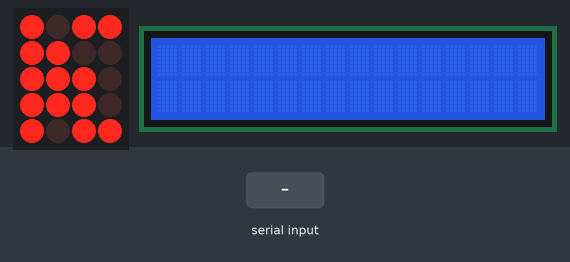
This sketch was run on a simulated Arduino Uno, built with avr-gcc and run on an emulated ATmega328P. On the bench: 4×5 LED matrix, 16×2 character LCD. Wiring (inferred from the names in the program): character LCD (HD44780): RS pin 9; E pin 7; data pin 6, pin 5, pin 4, pin 3; LED matrix (orientation assumed): rows A5, A0, pin 2, A2, pin 8; columns pin 12, pin 13, A3, A4. Inputs (shaded band) come from the test bench. The character LCD is taken to start in 4-bit mode; what the sketch prints to the serial monitor is not drawn.

Above: at 1.2 s.
1.3 s: "90,45\n" received over Serial
At 2.1 s:
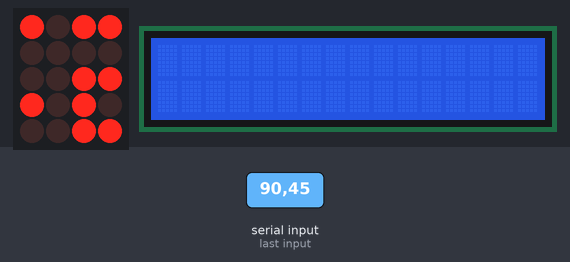
2.8 s: "8\n" received over Serial
At 3.8 s:
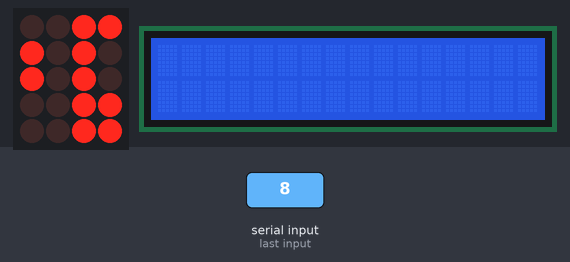
4.3 s: "30,150\n" received over Serial
At 4.9 s:
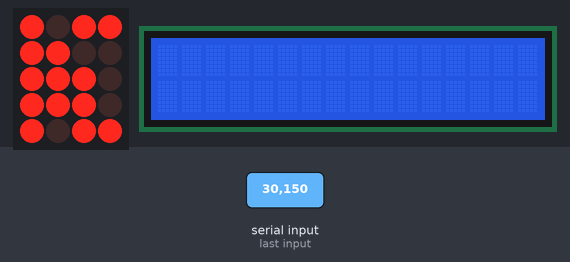
5.8 s: "5\n" received over Serial
At 7.0 s:
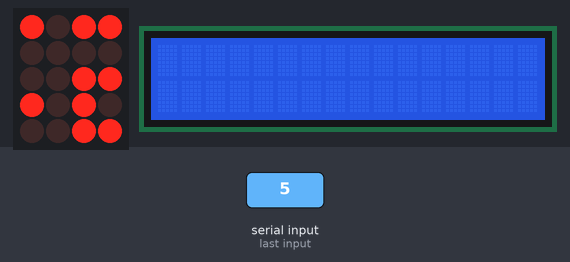
7.3 s: "90\n" received over Serial
At 8.4 s:
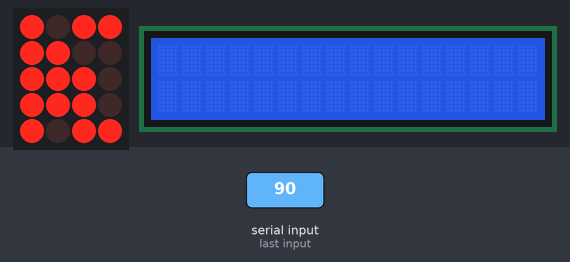
Timing chart, 0 to 9.8 s (numbered marks = the images above; inputs shaded):
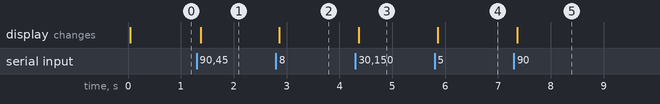

Measured:
- after the input at 1.3 s, the display: changes after 0.08 s (image 1)
- after the input at 2.8 s, the display: changes after 0.06 s (image 2)
- after the input at 4.3 s, the display: changes after 0.06 s (image 3)
- after the input at 5.8 s, the display: changes after 0.06 s (image 4)
- after the input at 7.3 s, the display: changes after 0.06 s (image 5)

The sketch:

20190603_2.ino
```cpp
int col[8] = {A1, 7, 6, A4, 4, A3, 12, 13};
int row[8] = {A5, A0, 2, A2, 9, 3, 8, 5};


int num = 8;

void setup() {
  for(int i = 0;i<num;i++){
    pinMode(col[i], OUTPUT);
    pinMode(row[i], OUTPUT);
  }
  Serial.begin(9600);

}

 byte row_arr[8][8] = {
      {0,1,1,1,1,1,1,1},
      {1,0,1,1,1,1,1,1},
      {1,1,0,1,1,1,1,1},
      {1,1,1,0,1,1,1,1},
      {1,1,1,1,0,1,1,1},
      {1,1,1,1,1,0,1,1},
      {1,1,1,1,1,1,0,1},
      {1,1,1,1,1,1,1,0}};

  byte pattern[8][8]={
    {1,1,0,0,1,1,0,0},
    {1,1,0,0,1,1,0,0},
    {0,0,1,1,0,0,1,1},
    {0,0,1,1,0,0,1,1},
    {1,1,0,0,1,1,0,0},
    {1,1,0,0,1,1,0,0},
    {0,0,1,1,0,0,1,1},
    {0,0,1,1,0,0,1,1} };
// Z
  byte pattern1[8][8]={
     {1,1,1,1,1,1,1,1},
    {0,0,0,0,0,1,1,0},
    {0,0,0,0,1,1,0,0},
    {0,0,0,1,1,0,0,0},
    {0,0,1,1,0,0,0,0},
    {0,1,1,0,0,0,0,0},
    {1,1,0,0,0,0,0,0},
    {1,1,1,1,1,1,1,1}
  };
// HEART
  byte heart[8][8] = {
    {0,0,0,0,0,0,0,0},
    {0,1,1,0,0,1,1,0},
    {1,1,1,1,1,1,1,1},
    {1,1,1,1,1,1,1,1},
    {0,1,1,1,1,1,1,0},
    {0,0,1,1,1,1,0,0},
    {0,0,0,1,1,0,0,0},
    {0,0,0,0,0,0,0,0}
  };

byte alpabet[36][8] = {
    {0x7c, 0xc6, 0xce, 0xde, 0xf6, 0xe6, 0x7c, 0x00},  // 0030 (zero)
    {0x30, 0x70, 0x30, 0x30, 0x30, 0x30, 0xfc, 0x00},  // 0031 (one)
    {0x78, 0xcc, 0x0c, 0x38, 0x60, 0xc4, 0xfc, 0x00},  // 0032 (two)
    {0x78, 0xcc, 0x0c, 0x38, 0x0c, 0xcc, 0x78, 0x00},  // 0033 (three)
    {0x1c, 0x3c, 0x6c, 0xcc, 0xfe, 0x0c, 0x1e, 0x00},  // 0034 (four)
    {0xfc, 0xc0, 0xf8, 0x0c, 0x0c, 0xcc, 0x78, 0x00},  // 0035 (five)
    {0x38, 0x60, 0xc0, 0xf8, 0xcc, 0xcc, 0x78, 0x00},  // 0036 (six)
    {0xfc, 0xcc, 0x0c, 0x18, 0x30, 0x30, 0x30, 0x00},  // 0037 (seven)
    {0x78, 0xcc, 0xcc, 0x78, 0xcc, 0xcc, 0x78, 0x00},  // 0038 (eight)
    {0x78, 0xcc, 0xcc, 0x7c, 0x0c, 0x18, 0x70, 0x00},  // 0039 (nine)

    { 0x0C, 0x1E, 0x33, 0x33, 0x3F, 0x33, 0x33, 0x00},   // U+0041 (A)
    { 0x3F, 0x66, 0x66, 0x3E, 0x66, 0x66, 0x3F, 0x00},   // U+0042 (B)
    { 0x3C, 0x66, 0x03, 0x03, 0x03, 0x66, 0x3C, 0x00},   // U+0043 (C)
    { 0x1F, 0x36, 0x66, 0x66, 0x66, 0x36, 0x1F, 0x00},   // U+0044 (D)
    { 0x7F, 0x46, 0x16, 0x1E, 0x16, 0x46, 0x7F, 0x00},   // U+0045 (E)
    { 0x7F, 0x46, 0x16, 0x1E, 0x16, 0x06, 0x0F, 0x00},   // U+0046 (F)
    { 0x3C, 0x66, 0x03, 0x03, 0x73, 0x66, 0x7C, 0x00},   // U+0047 (G)
    { 0x33, 0x33, 0x33, 0x3F, 0x33, 0x33, 0x33, 0x00},   // U+0048 (H)
    { 0x1E, 0x0C, 0x0C, 0x0C, 0x0C, 0x0C, 0x1E, 0x00},   // U+0049 (I)
    { 0x78, 0x30, 0x30, 0x30, 0x33, 0x33, 0x1E, 0x00},   // U+004A (J)
    { 0x67, 0x66, 0x36, 0x1E, 0x36, 0x66, 0x67, 0x00},   // U+004B (K)
    { 0x0F, 0x06, 0x06, 0x06, 0x46, 0x66, 0x7F, 0x00},   // U+004C (L)
    { 0x63, 0x77, 0x7F, 0x7F, 0x6B, 0x63, 0x63, 0x00},   // U+004D (M)
    { 0x63, 0x67, 0x6F, 0x7B, 0x73, 0x63, 0x63, 0x00},   // U+004E (N)
    { 0x1C, 0x36, 0x63, 0x63, 0x63, 0x36, 0x1C, 0x00},   // U+004F (O)
    { 0x3F, 0x66, 0x66, 0x3E, 0x06, 0x06, 0x0F, 0x00},   // U+0050 (P)
    { 0x1E, 0x33, 0x33, 0x33, 0x3B, 0x1E, 0x38, 0x00},   // U+0051 (Q)
    { 0x3F, 0x66, 0x66, 0x3E, 0x36, 0x66, 0x67, 0x00},   // U+0052 (R)
    { 0x1E, 0x33, 0x07, 0x0E, 0x38, 0x33, 0x1E, 0x00},   // U+0053 (S)
    { 0x3F, 0x2D, 0x0C, 0x0C, 0x0C, 0x0C, 0x1E, 0x00},   // U+0054 (T)
    { 0x33, 0x33, 0x33, 0x33, 0x33, 0x33, 0x3F, 0x00},   // U+0055 (U)
    { 0x33, 0x33, 0x33, 0x33, 0x33, 0x1E, 0x0C, 0x00},   // U+0056 (V)
    { 0x63, 0x63, 0x63, 0x6B, 0x7F, 0x77, 0x63, 0x00},   // U+0057 (W)
    { 0x63, 0x63, 0x36, 0x1C, 0x1C, 0x36, 0x63, 0x00},   // U+0058 (X)
    { 0x33, 0x33, 0x33, 0x1E, 0x0C, 0x0C, 0x1E, 0x00},   // U+0059 (Y)
    { 0x7F, 0x63, 0x31, 0x18, 0x4C, 0x66, 0x7F, 0x00},   // U+005A (Z)

};


//numbers
byte number[10][8] = {
    {0x7c, 0xc6, 0xce, 0xde, 0xf6, 0xe6, 0x7c, 0x00},  // 0030 (zero)
    {0x30, 0x70, 0x30, 0x30, 0x30, 0x30, 0xfc, 0x00},  // 0031 (one)
    {0x78, 0xcc, 0x0c, 0x38, 0x60, 0xc4, 0xfc, 0x00},  // 0032 (two)
    {0x78, 0xcc, 0x0c, 0x38, 0x0c, 0xcc, 0x78, 0x00},  // 0033 (three)
    {0x1c, 0x3c, 0x6c, 0xcc, 0xfe, 0x0c, 0x1e, 0x00},  // 0034 (four)
    {0xfc, 0xc0, 0xf8, 0x0c, 0x0c, 0xcc, 0x78, 0x00},  // 0035 (five)
    {0x38, 0x60, 0xc0, 0xf8, 0xcc, 0xcc, 0x78, 0x00},  // 0036 (six)
    {0xfc, 0xcc, 0x0c, 0x18, 0x30, 0x30, 0x30, 0x00},  // 0037 (seven)
    {0x78, 0xcc, 0xcc, 0x78, 0xcc, 0xcc, 0x78, 0x00},  // 0038 (eight)
    {0x78, 0xcc, 0xcc, 0x7c, 0x0c, 0x18, 0x70, 0x00}  // 0039 (nine)
};

int rn = 0;
int cn = 0;
int nums = 0;
int flag = 0;

void loop() {
  if(Serial.available()){
    byte val = Serial.read();
    Serial.println(val);
    // 현재 알파벳이 거꾸로 나오는 현상 때문에 조건을 줌.
    if( val >= '0' && val <= '9' ) {
      nums = val - '0';
    }
    else if(  val >= 'A' && val <= 'Z' ) {
      nums = val - 'A' + 10;
    }
  }

  for(int temp =0;temp<8; temp++){
    for(int rowNum = 0; rowNum <8; rowNum++){
      digitalWrite(row[rowNum], !row_arr[rn][rowNum]);
    }
    // row number가 8이면 0으로 초기화
    rn++; //row Number 증가
    if(rn==8){rn = 0;}


    byte tmp;

    if( nums < 10 )  tmp = 0x01;
    else            tmp = 0x80;

    for( int j = 8; j > 0; j-- ) {  // byte 처리
      if( tmp & alpabet[nums][cn] )  digitalWrite(col[j], 0);
      else  digitalWrite(col[j], 1);

      if( nums < 10 )  tmp <<= 1;
      else            tmp >>= 1;
    }
    cn++;

    if(cn ==8)cn=0;
    delayMicroseconds(200);

    for(int colNum=0;colNum<8; colNum++){
      digitalWrite(col[colNum], 1);
    }
  }
}
```
